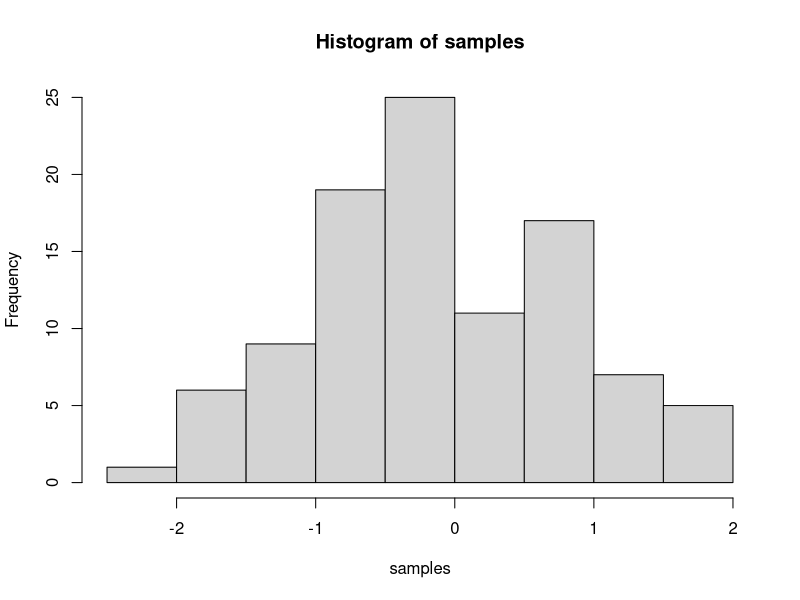

Here is the R script that generated this plot:
## ---- chunk 1
knitr::opts_chunk$set(message=FALSE,warning=FALSE, cache=TRUE)
## ---- chunk 2
sum(1:100)


sum=0
for (i in 1:100){
  sum<-sum+i
}
sum
## ---- chunk 3
samples <- rnorm(100, mean=0, sd=1)
hist(samples)
## ---- chunk 4
1+2
2*5
5/3
(1+6+4)/5

## ---- chunk 5
a<-1
b<-2
a+b

d<-c(1,2,3)
e<-c(5,6,7)
d+e
d*e
d/e

## ---- chunk 6
# for loop solution
# i becomes the number 1 to 100 at each step of the loop


a <- length(100) # make empty variable, set length to 100
for (i in 1:100){
  a[i] <-i #assigns the number in i, to the ith index of a
}

print(a)

# for loop solution #2

a<-c() #create empty variable using combine command
for (i in 1:100){
  a<-c(a,i) # keeps combining a with itself and the new number in i
}
print(a)

# seq solution
a <- seq(1,100,1) # look up help for seq using ?seq() in console
print(a)

